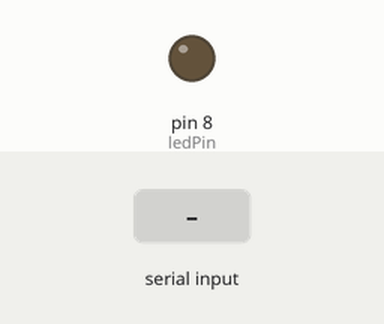
Simulated run of this sketch. Board: Arduino Uno, built with avr-gcc and run on an emulated ATmega328P. Shown: output pins drawn as LEDs (lit = HIGH). Dashed ring = blinking. The test bench sets the inputs (shaded band). What the sketch prints to the serial monitor is not drawn.

Above: at 1.2 s.
1.3 s: "90,45\n" received over Serial
At 1.7 s:
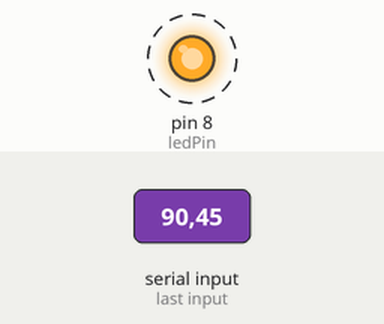
Timing chart, 0 to 10.3 s (numbered marks = the images above; inputs shaded):
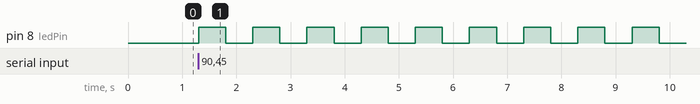

Measured:
- after the input at 1.3 s, pin 8 (ledPin): alternates HIGH for 0.50 s and LOW for 0.50 s, starting at once

The sketch:

ReadingFromSerialMonitor.ino
```cpp
int ledPin = 8;
int myNumber;
int waitTime = 500;
String message = "How many times do you want the LED to blink?";
void setup() {
  Serial.begin(9600);
  pinMode(ledPin, OUTPUT);
}
void loop() {
  Serial.println(message);
  while(Serial.available()==0);
  int myNumber = Serial.parseInt();
  while(Serial.available()) Serial.read();
  for(int i=0; i<myNumber; i++){
    digitalWrite(ledPin, HIGH);
    delay(waitTime);
    digitalWrite(ledPin, LOW);
    delay(waitTime);
  }
  delay(waitTime);
}
```
